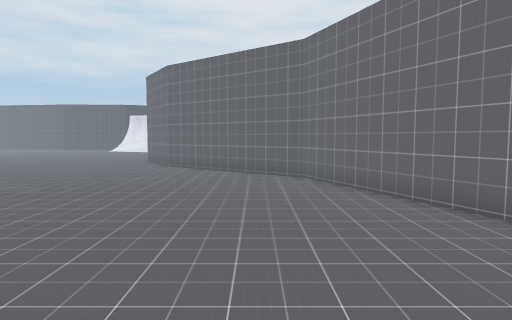
[1] (above)

17 first-person views from a walk through a Unity game level. The camera is 1.5 m above the floor, tilts 4° down and sees 75° across. The floor is counted in squares, 1 m on a side. Each view is taken from the middle of a square. On the plan, view 1 faces up. The plan holds only what a view shows up to about 15 squares ahead; the rest is blank. The place goes on beyond the plan. The player is left out. Some surface patterns are stand-ins.

[2]
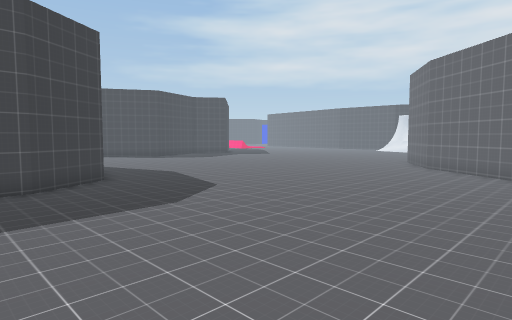

[3]
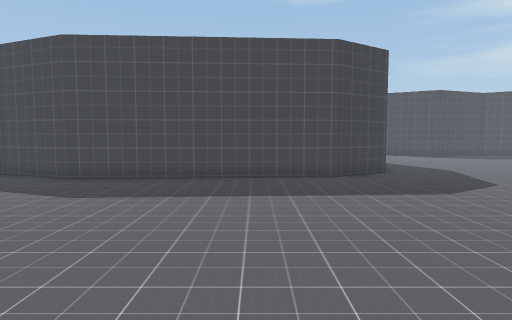

[4]
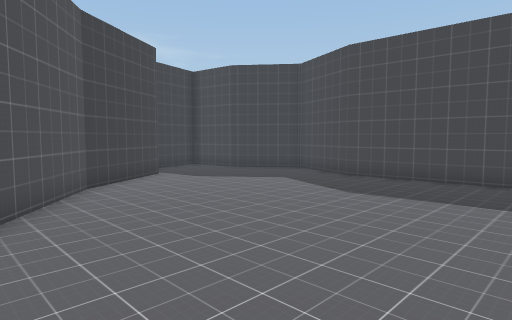

[5]
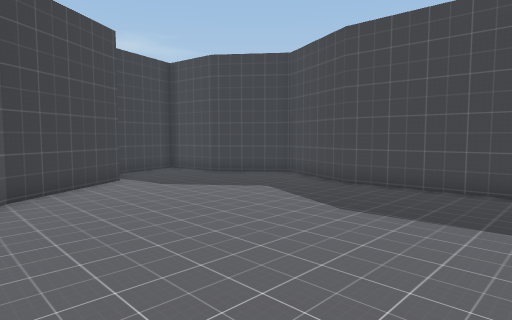

[6]
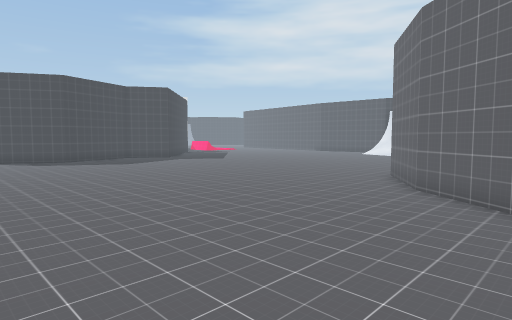

[7]
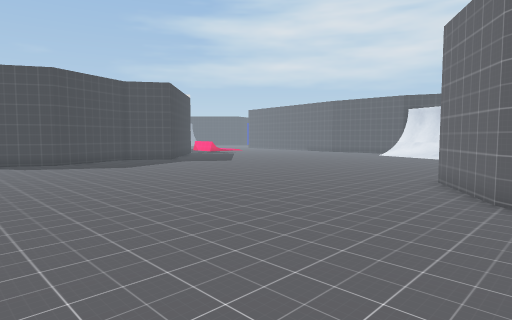

[8]
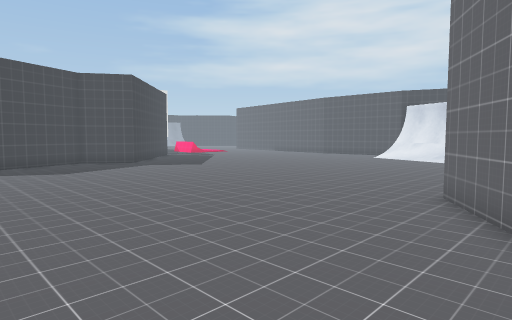

[9]
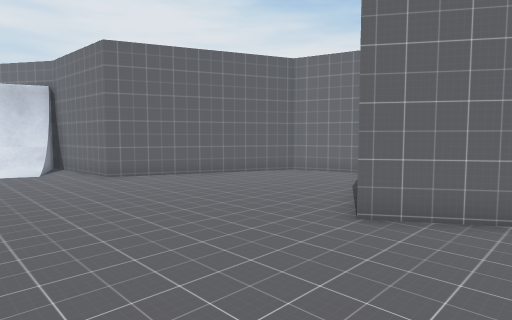

[10]
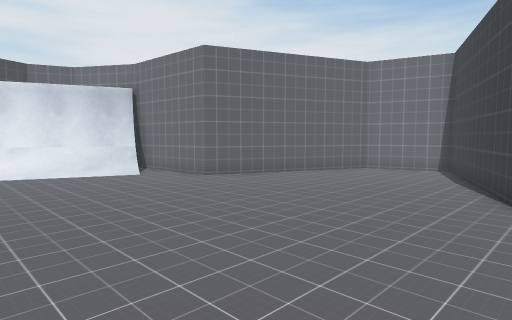

[11]
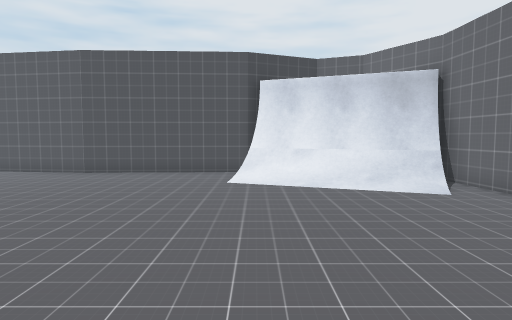

[12]
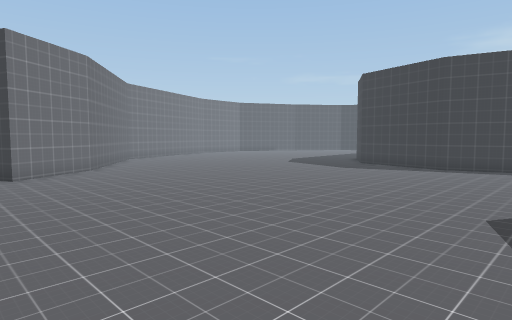

[13]
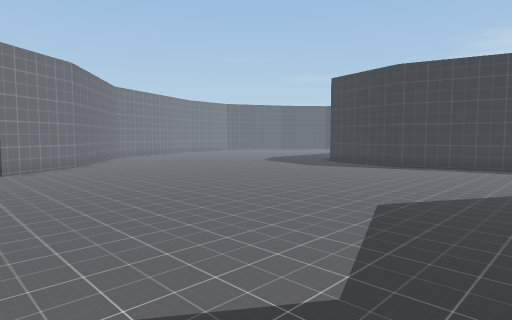

[14]
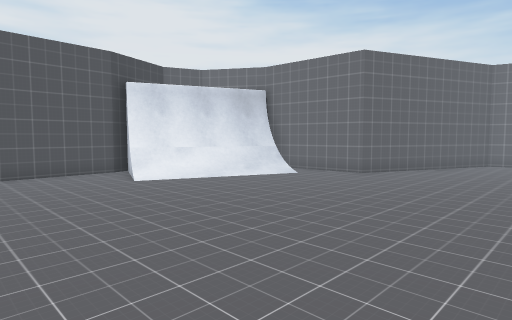

[15]
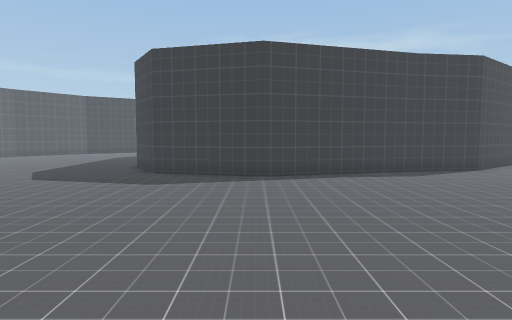

[16]
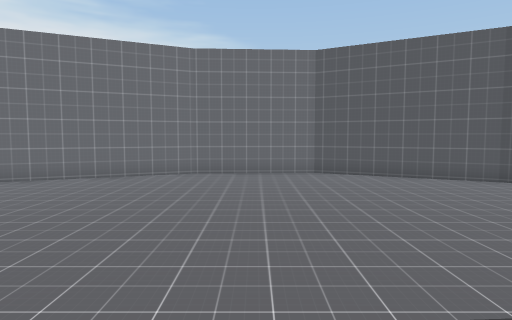

[17]
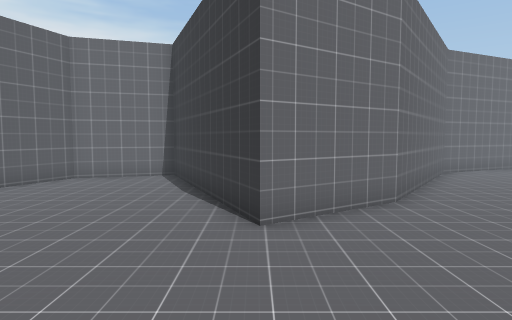

### Floor plan
Key: @ floor where view 1 was taken; # wall or solid block; . floor; / step, stairs or slope; O other object.
Columns run from 22 left of view 1 to 6 right of it. Each row starts with its distance up from view 1.
 37 #########
 36 ........OO##
 35 ........  OOO###
 34 ........    OOO#
 33 ........../    #
 32  ............/.#
 31   .............#
 30   .............##
 29    .............###
 28    ...............###
 27   ..................###
 26   ....................##
 25    ....................#
 24     ...................#
 23   .  .................##
 22 . ..................###
 21   ...............####
 20  ...............##
 19 ................##
 18 .................#
 17  ................###
 16  ..................##
 15  ...................##
 14  ....................###
 13  ......................##
 12  .......................#
 11  .......................##
 10  ........................#
  9 .........................##
  8 ..........................#
  7 ..........................##
  6 ...........................#
  5 ....#######................#
  4 #####     ##...............##
  3            ##...............#
  2             ##..............#
  1              #..............#
  0              #........@.....#
 -1              #..............#
 -2              #..............#
 -3              #.............##
 -4              #.............#
 -5              #............##
 -6              #...........##
 -7              #...........#
 -8              #..........##
 -9             ##.........##
-10             #..........#
-11             #.........##
-12             ##......###
-13              ##....##

Where each view was taken, in squares from view 1:
view 1: 0 up, 0 right, facing up
view 2: 0 up, 1 right, facing up-left
view 3: 1 down, 3 right, facing left
view 4: 1 down, 3 right, facing down-left
view 5: 2 down, 1 right, facing down-left
view 6: 7 up, 1 left, facing up-left
view 7: 8 up, 3 left, facing up-left
view 8: 11 up, 4 left, facing up-left
view 9: 17 up, 12 left, facing up-right
view 10: 19 up, 15 left, facing up-right
view 11: 23 up, 14 left, facing up
view 12: 22 up, 20 left, facing down-right
view 13: 22 up, 22 left, facing down-right
view 14: 23 up, 20 left, facing up-right
view 15: 18 up, 15 left, facing down
view 16: 1 up, 8 left, facing right
view 17: 20 up, 12 left, facing right
